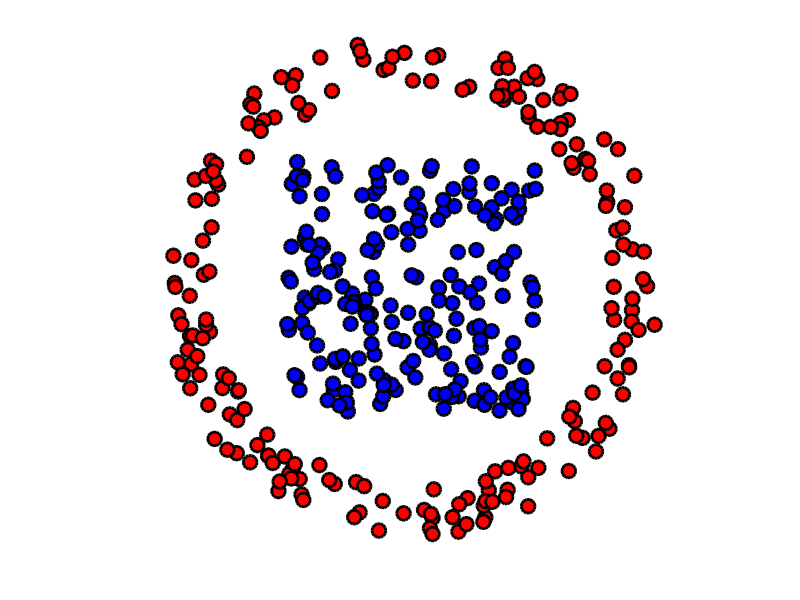

MATLAB code to generate this figure: (Note: this script raises an error after producing the figure.)
%%
% Test for Sinkhorn between two empirical distributions.

addpath('toolbox/');

% helper functions
plotp = @(x,col)plot(x(1,:)', x(2,:)', 'o', 'MarkerSize', 10, 'MarkerEdgeColor', 'k', 'MarkerFaceColor', col, 'LineWidth', 2);

rep = 'results/sinkhorn/';
[~,~] = mkdir(rep);

%%
% Load input points.

% number of points.
N = 200;

% test name
name = 'randompointsimplex';
name = 'pointclouds-2d';

switch name
    case 'pointclouds-2d'
        rand('state', 123);
        % samples in a square
        x = rand(2,N)-.5;
        % samples in an annulus
        theta = 2*pi*rand(1,N);
        r = .8 + .2*rand(1,N);
        y = [cos(theta).*r; sin(theta).*r];  
        % uniform distributions
        mu = ones(N,1)/N;
        nu = ones(N,1)/N;
        % cost: squared L2 norm
        x2 = sum(x.^2,1); y2 = sum(y.^2,1);
        c = repmat(y2,N,1)+repmat(x2.',1,N)-2*x.'*y;
        
    case 'randompointsimplex'
        addpath('toolbox_shortest_paths/');
        mu=randomPointinDSimplex(N);
        nu=randomPointinDSimplex(N);
        % random cost matrix
        % Generate Random graph
        sparsity=.05;
        M = sprand(N,N,sparsity);
        M = M-diag(diag(M));
        M = (M+M')/2; 
        c = floyd_warshall_all_sp(M);   
        
    otherwise
        error('Unknown');        
end

if exist('x');
    % display clouds
    clf; hold on;
    plotp(x, 'b');
    plotp(y, 'r');
    axis('off'); axis('equal');
end

%%
% Parameters.

epsilon = .5*(.1)^2;
options.niter = 500;

%%
% Test Sinkhorn for different values of extrapolation. tau.

tau_list = [-.85 -.8 -.5 -.3 0 .3 ];
err = []; lgd = {};
for k=1:length(tau_list)
    options.tau = tau_list(k);
    [u,v,gamma,Wprimal,Wdual,err(:,k)] = sinkhorn_log(mu,nu,c,epsilon,options);
    lgd{k} = ['\tau=' num2str(tau_list(k))];
end

%%
% Display error decays. 

E = log10(err/err(1));
clf; hold on;
for k=1:length(tau_list)
    t = (k-1)/(length(tau_list)-1);
    plot(E(:,k), 'color', [t 0 1-t]);
end
legend(lgd);
saveas(gcf, [rep name '-conv-eps' num2str(round(epsilon*10000)) '.png'], 'png');
